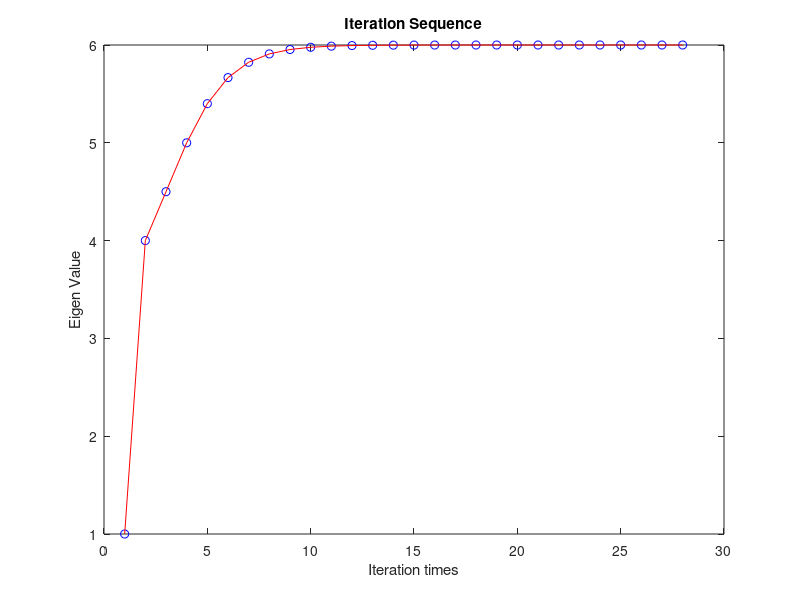

Here is the MATLAB script that generated this plot:
clear;
A = [4,-1,1;-1,3,-2;1,-2,3]; n = length(A);
x0 = [1;1;1]; y0 = x0; N = 100; TOL = 1e-7;
mx0 = max(x0); B = mx0;
for i=1:N
    x = A*y0; mx = max(x);
    y0 = x/mx;
    B(i+1) = mx;
    if abs(mx-mx0) < TOL
        fprintf('Answer %f Iteration time %d\n',mx,i)
        disp(x)
        disp(B)
        plot(1:length(B),B,'ob');
        hold on
        plot(1:length(B),B,'r-');
        xlabel('Iteration times');
        ylabel('Eigen Value');
        title('Iteration Sequence');
        return
    end
    x0 = x; mx0 = mx;
end
fprintf('No Solution\n')